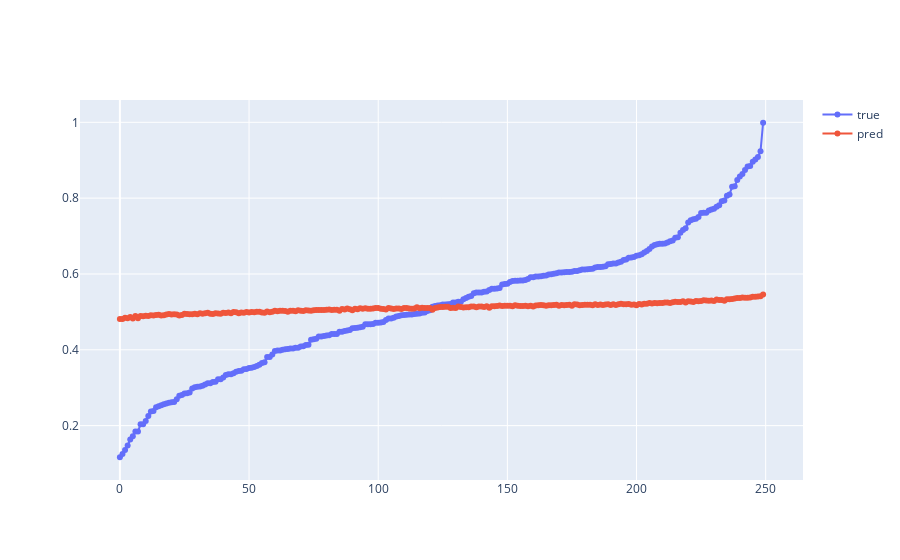

Source (notebook cell):
### Code cell
from sklearn.linear_model import ElasticNet
clf = ElasticNet(random_state=0, l1_ratio=0, max_iter=9000)

model_name = 'ElasticNet'
clf.fit(Xtrain, ytrain)

pred = clf.predict(Xtest)
rst_mse = mse(ytest, pred)
rst_score = clf.score(Xtrain, ytrain)
mseret[model_name] = rst_mse
scoreret[model_name] = rst_score
print(rst_mse, rmse(ytest, pred), mae(ytest, pred))
print(clf.score(Xtrain, ytrain), rst_score)
edf = pd.DataFrame({'target': ytest, 'pred': pred})
edf.sort_values(by='target', inplace=True)
draw_lines([i for i in range(len(ytest))], [edf.target, edf.pred], ['true', 'pred'])

### Figure 1 — Plotly figure (JSON) as saved in the notebook; plotly's stock layout.template omitted (floating-point values rounded to 4 significant figures; data arrays with more than 128 entries replaced by an {"elided": "..."} marker saying what was removed)
{"data": [{"mode": "lines+markers", "name": "true", "type": "scatter", "x": {"elided": "250 int values"}, "y": {"elided": "250 float values"}}, {"mode": "lines+markers", "name": "pred", "type": "scatter", "x": {"elided": "250 int values"}, "y": {"elided": "250 float values"}}], "layout": {}}
